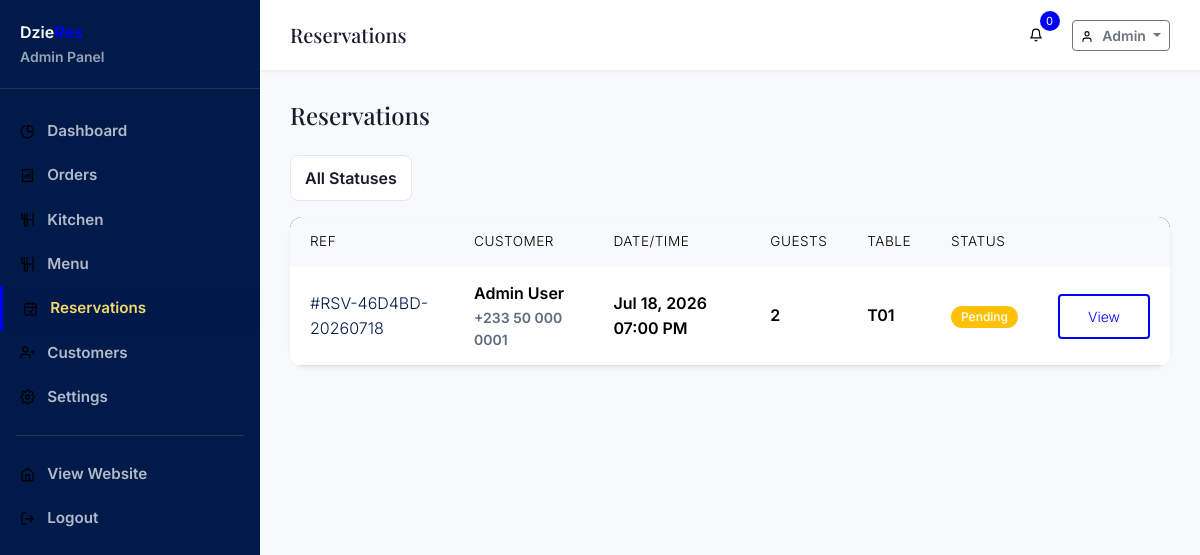
Page /admin/reservations (signed in) on the earlier database version.
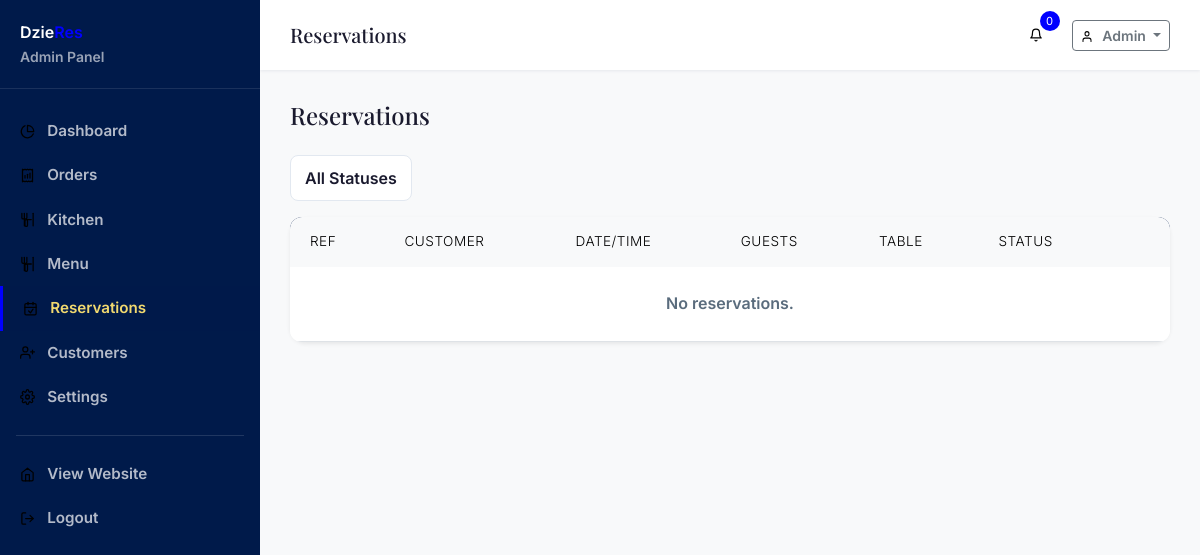
Same page on the later database version.
### tables this page shows
CREATE TABLE users (
    id INTEGER PRIMARY KEY AUTOINCREMENT,
    role_id INTEGER NOT NULL DEFAULT 3,
    firstname VARCHAR(50) NOT NULL,
    lastname VARCHAR(50) NOT NULL,
    email VARCHAR(100) NOT NULL UNIQUE,
    phone VARCHAR(20),
    password VARCHAR(255) NOT NULL,
    avatar VARCHAR(255),
    address TEXT,
    city VARCHAR(100),
    state VARCHAR(100),
    zip VARCHAR(20),
    country VARCHAR(100) DEFAULT 'Ghana',
    email_verified_at DATETIME,
    verification_token VARCHAR(100),
    remember_token VARCHAR(100),
    reset_token VARCHAR(100),
    reset_token_expires DATETIME,
    status TEXT DEFAULT 'active',
    last_login DATETIME,
    ip_address VARCHAR(45),
    created_at DATETIME DEFAULT CURRENT_TIMESTAMP,
    updated_at DATETIME DEFAULT CURRENT_TIMESTAMP,
    FOREIGN KEY (role_id) REFERENCES roles(id)
);

CREATE TABLE reservations (
    id INTEGER PRIMARY KEY AUTOINCREMENT,
    reservation_number VARCHAR(20) NOT NULL UNIQUE,
    user_id INTEGER,
    guest_name VARCHAR(100) NOT NULL,
    guest_email VARCHAR(100) NOT NULL,
    guest_phone VARCHAR(20) NOT NULL,
    table_id INTEGER,
    reservation_date DATE NOT NULL,
    reservation_time TIME NOT NULL,
    number_of_guests INTEGER NOT NULL,
    special_requests TEXT,
    occasion VARCHAR(100),
    status TEXT DEFAULT 'pending',
    assigned_staff INTEGER,
    notes TEXT,
    reminder_sent INTEGER DEFAULT 0,
    created_at DATETIME DEFAULT CURRENT_TIMESTAMP,
    updated_at DATETIME DEFAULT CURRENT_TIMESTAMP,
    FOREIGN KEY (user_id) REFERENCES users(id) ON DELETE SET NULL,
    FOREIGN KEY (table_id) REFERENCES tables(id) ON DELETE SET NULL,
    FOREIGN KEY (assigned_staff) REFERENCES users(id) ON DELETE SET NULL
);

CREATE TABLE tables (
    id INTEGER PRIMARY KEY AUTOINCREMENT,
    table_number VARCHAR(10) NOT NULL UNIQUE,
    capacity INTEGER NOT NULL,
    min_capacity INTEGER DEFAULT 1,
    location TEXT DEFAULT 'indoor',
    status TEXT DEFAULT 'available',
    description TEXT,
    is_available INTEGER DEFAULT 1,
    sort_order INTEGER DEFAULT 0,
    created_at DATETIME DEFAULT CURRENT_TIMESTAMP,
    updated_at DATETIME DEFAULT CURRENT_TIMESTAMP
);

### views/admin/reservations/index.php (the view, shortened to what the rows shown need)
<div class="d-flex justify-content-between align-items-center mb-4">
    <h4 class="mb-0">Reservations</h4>
</div>
<form method="GET" class="mb-3">
    <select name="status" class="form-select w-auto d-inline-block" onchange="this.form.submit()">
        <option value="">All Statuses</option>
    </select>
</form>
<div class="card border-0 shadow-sm">
    <div class="card-body p-0">
        <div class="table-responsive">
            <table class="table align-middle mb-0">
                <thead class="table-light"><tr><th>Ref</th><th>Customer</th><th>Date/Time</th><th>Guests</th><th>Table</th><th>Status</th><th></th></tr></thead>
                <tbody>
                    <?php foreach ($reservations as $r): ?>
                        <tr>
                            <td><a href="<?= \baseUrl('admin/reservations/' . $r->id) ?>" class="fw-semibold text-decoration-none">#<?= \escape($r->reservation_number) ?></a></td>
                            <td><?= \escape($r->customer_name ?? $r->guest_name) ?><div class="small text-muted"><?= \escape($r->guest_phone) ?></div></td>
                            <td><?= \formatDate($r->reservation_date) ?> <?= \formatTime($r->reservation_time) ?></td>
                            <td><?= $r->number_of_guests ?></td>
                            <td><?= \escape($r->table_number ?? '—') ?></td>
                            <td><span class="badge bg-<?= \matchStatusColor($r->status) ?>"><?= ucfirst($r->status) ?></span></td>
                            <td><a href="<?= \baseUrl('admin/reservations/' . $r->id) ?>" class="btn btn-sm btn-outline-gold">View</a></td>
                        </tr>
                    <?php endforeach; ?>
                    <?php if (empty($reservations)): ?><tr><td colspan="7" class="text-center text-muted py-4">No reservations.</td></tr><?php endif; ?>
                </tbody>
            </table>
        </div>
    </div>
</div>

### Router.php (shortened to what the rows shown need)
<?php
class Router
{
    private $routes = [];
    private $middleware = [];
    private $prefix = '';
    private function addRoute(string $methods, string $path, $handler, array $middleware): void
    {
        $path = $this->prefix . $path;
        $methods = explode('|', $methods);
        foreach ($methods as $method) {
            $this->routes[] = [
                'method' => strtoupper(trim($method)),
                'path' => $path,
                'handler' => $handler,
                'middleware' => array_merge($this->middleware, $middleware),
                'pattern' => $this->pathToRegex($path),
            ];
        }
    }
    public function group(string $prefix, callable $callback, array $middleware = []): void
    {
        $previousPrefix = $this->prefix;
        $previousMiddleware = $this->middleware;
        $this->prefix = $previousPrefix . $prefix;
        $this->middleware = array_merge($previousMiddleware, $middleware);
        $this->prefix = $previousPrefix;
        $this->middleware = $previousMiddleware;
    }
    public function dispatch(): void
    {
        $method = $_SERVER['REQUEST_METHOD'];
        $uri = parse_url($_SERVER['REQUEST_URI'], PHP_URL_PATH);
        $basePath = dirname($_SERVER['SCRIPT_NAME']);
        if ($basePath !== '/' && strpos($uri, $basePath) === 0) {
            $uri = substr($uri, strlen($basePath));
        }
        $uri = '/' . trim($uri, '/');
        foreach ($this->routes as $route) {
            if ($route['method'] !== $method) {
                continue;
            }
            if (preg_match($route['pattern'], $uri, $matches)) {
                $params = array_filter($matches, function($key) {
                    return !is_numeric($key);
                }, ARRAY_FILTER_USE_KEY);
                $this->executeHandler($route['handler'], $params);
                return;
            }
        }
    }
    private function pathToRegex(string $path): string
    {
        $pattern = preg_replace('/\{([a-zA-Z_]+)\}/', '(?P<$1>[^/]+)', $path);
        $pattern = str_replace('/', '\/', $pattern);
        return '/^' . $pattern . '$/';
    }
    private function executeHandler($handler, array $params): void
    {
        if (is_callable($handler)) {
            call_user_func_array($handler, $params);
        } elseif (is_string($handler)) {
            if (strpos($handler, '@') !== false) {
                [$controller, $method] = explode('@', $handler);
                $instance = new $controller();
                call_user_func_array([$instance, $method], $params);
            } else {
                view($handler, $params);
            }
        }
    }
}

### views/admin/layouts/master.php (shortened to what the rows shown need)
<!DOCTYPE html>
<html lang="en" data-bs-theme="light">
<head>
    <link href="<?= \asset('vendor/bootstrap/bootstrap.min.css') ?>" rel="stylesheet">
    <link href="<?= \asset('vendor/fontawesome/all.min.css') ?>" rel="stylesheet">
    <link href="<?= \asset('vendor/fonts/local-fonts.css') ?>" rel="stylesheet">
    <link href="<?= \asset('css/style.css') ?>" rel="stylesheet">
</head>
<body>
    <div class="admin-wrapper">
        <aside class="admin-sidebar" id="adminSidebar">
            <div class="sidebar-brand">
                <a href="<?= \baseUrl('admin') ?>" class="text-decoration-none text-white">
                    <span class="brand-text">Dzie<span class="text-gold">Res</span></span>
                    <small class="d-block text-muted">Admin Panel</small>
                </a>
            </div>
            <nav class="sidebar-nav">
                <div class="nav-item <?= strpos($_SERVER['REQUEST_URI'], '/admin/dashboard') !== false || $_SERVER['REQUEST_URI'] === \baseUrl('admin') || rtrim($_SERVER['REQUEST_URI'], '/') === \baseUrl('admin') ? 'active' : '' ?>">
                    <a href="<?= \baseUrl('admin') ?>"><?= \icon('chart-pie', []) ?> Dashboard</a>
                </div>
                <div class="nav-item <?= strpos($_SERVER['REQUEST_URI'], '/admin/orders') !== false ? 'active' : '' ?>">
                    <a href="<?= \baseUrl('admin/orders') ?>"><?= \icon('receipt', []) ?> Orders</a>
                </div>
                <div class="nav-item <?= strpos($_SERVER['REQUEST_URI'], '/admin/kitchen') !== false ? 'active' : '' ?>">
                    <a href="<?= \baseUrl('admin/kitchen') ?>"><?= \icon('kitchen-set', []) ?> Kitchen</a>
                </div>
                <div class="nav-item <?= strpos($_SERVER['REQUEST_URI'], '/admin/menu') !== false ? 'active' : '' ?>">
                    <a href="<?= \baseUrl('admin/menu') ?>"><?= \icon('utensils', []) ?> Menu</a>
                </div>
                <div class="nav-item <?= strpos($_SERVER['REQUEST_URI'], '/admin/reservations') !== false ? 'active' : '' ?>">
                    <a href="<?= \baseUrl('admin/reservations') ?>"><?= \icon('calendar-check', []) ?> Reservations</a>
                </div>
                <div class="nav-item <?= strpos($_SERVER['REQUEST_URI'], '/admin/customers') !== false ? 'active' : '' ?>">
                    <a href="<?= \baseUrl('admin/customers') ?>"><?= \icon('user-plus', []) ?> Customers</a>
                </div>
                <div class="nav-item <?= strpos($_SERVER['REQUEST_URI'], '/admin/settings') !== false ? 'active' : '' ?>">
                    <a href="<?= \baseUrl('admin/settings') ?>"><?= \icon('cog', []) ?> Settings</a>
                </div>
                <hr class="text-white-50 mx-3">
                <div class="nav-item">
                    <a href="<?= \baseUrl() ?>"><?= \icon('globe', []) ?> View Website</a>
                </div>
                <div class="nav-item">
                    <a href="<?= \baseUrl('logout') ?>"><?= \icon('sign-out', []) ?> Logout</a>
                </div>
            </nav>
        </aside>
        <div class="admin-main">
            <header class="admin-header">
                <div class="d-flex justify-content-between align-items-center">
                    <div class="d-flex align-items-center gap-3">
                        <h5 class="mb-0"><?= \escape($pageTitle ?? 'Dashboard') ?></h5>
                    </div>
                    <div class="d-flex align-items-center gap-3">
                        <div class="dropdown">
                            <button class="btn btn-icon btn-sm position-relative" id="notificationBtn" data-bs-toggle="dropdown" aria-expanded="false">
                                <?= \icon('bell', []) ?>
                                <span class="cart-badge" id="notifCount">0</span>
                            </button>
                        </div>
                        <div class="dropdown">
                            <button class="btn btn-sm btn-outline-secondary dropdown-toggle" data-bs-toggle="dropdown">
                                <?= \icon('user', ['style' => 'width:0.9em;height:0.9em;margin-right:0.35rem;vertical-align:-0.15em;']) ?>
                                <?php $user = \auth(); if ($user): ?>
                                <?= \escape($user->firstname) ?>
                                <?php endif; ?>
                            </button>
                        </div>
                    </div>
                </div>
            </header>
            <div class="admin-content">
                <?php if (isset($contentView)): ?>
                    <?php \view($contentView, $data ?? []); ?>
                <?php else: ?>
                    <?php require $__viewPath ?? ''; ?>
                <?php endif; ?>
            </div>
        </div>
    </div>
</body>
</html>

Differences in the rows shown:
removed reservations: reservation_number "RSV-46D4BD-20260718", customer_name "Admin User", guest_phone "+233 50 000 0001", reservation_date "Jul 18, 2026", reservation_time "07:00 PM", number_of_guests "2", table.table_number "T01", status "Pending"
Other differences:
new list line: "No reservations."
